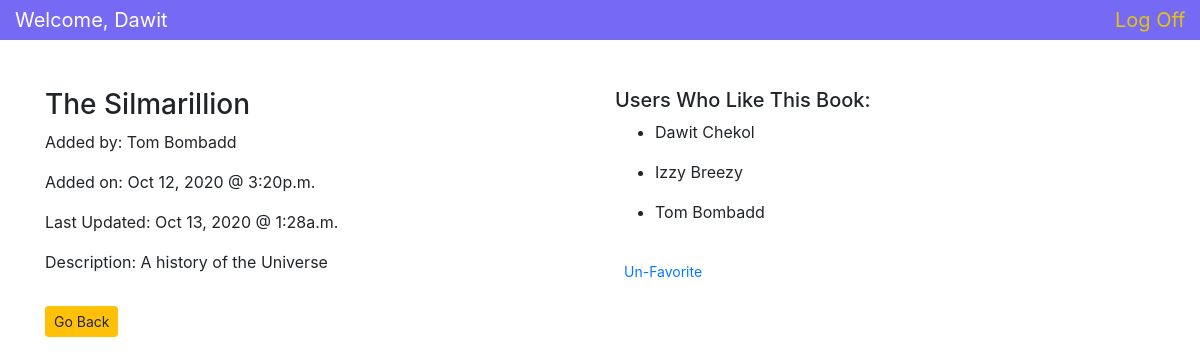
The app's page /books/3 (signed in) with its own data.
### F_B_app/models.py (models this page shows)
class User(models.Model):
    first_name = models.CharField(max_length=50)
    last_name = models.CharField(max_length=50)
    email = models.CharField(max_length=50)
    password = models.TextField()
    created_at = models.DateTimeField(auto_now_add=True)
    updated_at = models.DateTimeField(auto_now=True)
    objects = UserManager()

class Book(models.Model):
    title = models.CharField(max_length=255)
    description = models.TextField()
    uploaded_by = models.ForeignKey(User, related_name='books_uploaded', on_delete=models.CASCADE)
    users_who_like = models.ManyToManyField(User, related_name="liked_books")
    created_at = models.DateTimeField(auto_now_add=True)
    updated_at = models.DateTimeField(auto_now=True)
    objects = BookManager()

### F_B_app/views.py (the view)
# urls.py: path('books/<int:id>', views.show_book),
def show_book(request, id):
    if 'user_id' not in request.session:  # making sure only logged in users are using the app
        messages.error(request, "You need to Login on create an account!")
        return redirect('/')
    Book_with_id = Book.objects.filter(id = id)
    if len(Book_with_id) > 0:
        context = {
            'user' : User.objects.get(id=request.session['user_id']),
            'book': Book.objects.get(id=id)
        }
        return render(request, 'add_fav.html', context)
    else:  # extra validation incase user manipulates the url by changing the id
        messages.error(request, "Book not found")
        return redirect('/books')

### F_B_app/templates/add_fav.html (shortened to what this page needs)
<!DOCTYPE html>
<html lang="en">
<head>
    {% load static %}
    <link rel="stylesheet" type="text/css" href="{% static 'style.css' %}">
    <link rel="stylesheet" href="https://stackpath.bootstrapcdn.com/bootstrap/4.5.2/css/bootstrap.min.css"
>
</head>
<body>
    <div class="container-fluid py-auto navbar-light mb-5" style="background-color: #766af4;">
        <div class="row">
            <div class="nav-item col">
                <h7 class="navbar-brand" id="welcome-color">Welcome, {{user.first_name}}</h7>
            </div>
            <div class=" col-md-2 col-sm-5 col-lg-1">
                <a class="navbar-brand link-color" style="color: #e3c30f;" href="/logout">Log Off</a>
            </div>
        </div>
    </div>
    <div class="container">
        {% if request.session.user_id == book.uploaded_by.id %}
            <div class="row">
                <div class="col">
                    <form action="/books/edit/{{book.id}}" method="POST">
                        {% csrf_token %}
                        <input type="text" name="title" value="{{book.title}}" class="form-control col-7 mb-3" placeholder="Title">
                        <div class="form-group">
                            <p>Added by: {{book.uploaded_by.first_name}} {{book.uploaded_by.last_name}}</p>
                            <p>Added on: {{book.created_at|date:'M j, Y @ fa'}}</p>
                            <p>Last Updated on: {{book.updated_at|date:'M j, Y @ fa'}}</p>
                            Description: <textarea class="form-control col-7 mt-3" name="description" id="description"
                                placeholder="Description">{{book.description}}</textarea>
                            <button type="submit" class="btn btn-primary btn-sm mt-3" id="">Update</button>
                        </div>
                    </form>
                    <form action="/books/delete" method="post">
                        {% csrf_token %}
                        <input type="hidden" name="delete_book" value="{{book.id}}">
                        <button type="submit" class="btn btn-danger btn-sm mt-3 ml-7" id="">Delete</button>
                    </form>
                    <a href="/books"><button class="btn btn-warning btn-sm mt-3" >Go Back</button></a>
                </div>
                <div class="col">
                    <h5>Users Who Like This Book:</h5>
                    {% for user in book.users_who_like.all %}
                        <ul>
                            <li>{{user.first_name}} {{user.last_name}}</li>
                        </ul>
                    {% endfor %}
                    {% if user in book.users_who_like.all %}
                        <form action="/books/un_fav_book/{{book.id}}" method="post">
                            {% csrf_token %}
                            <button type="submit" class="btn btn-link btn-sm mt-3" id="">Un-Favorite</button>
                        </form>
                    {% else %}
                        <form action="/books/add_fav_book/{{book.id}}" method="post">
                            {% csrf_token %}
                            <button type="submit" class="btn btn-link btn-sm mt-3" id=""> Add to Favorite</button>
                        </form>
                    {% endif %}
                </div>
            </div>
        {% else %}
            <div class="row">
                <div class="col">
                    <h3>{{book.title}}</h3>
                    <p>Added by: {{book.uploaded_by.first_name}} {{book.uploaded_by.last_name}}</p>
                    <p>Added on: {{book.created_at|date:'M j, Y @ fa'}}</p>
                    <P>Last Updated: {{book.updated_at|date:'M j, Y @ fa'}}</P>
                    <p>Description: {{book.description}}</p>
                    <a href="/books"><button class="btn btn-warning btn-sm mt-3" >Go Back</button></a>
                </div>
                <div class="col">
                    <h5>Users Who Like This Book:</h5>
                    {% for user in book.users_who_like.all %}
                        <ul>
                            <li>{{user.first_name}} {{user.last_name}}</li>
                        </ul>
                    {% endfor %}
                    {% if user not in book.users_who_like.all %}
                        <form action="/books/add_fav_book/{{book.id}}" method="post">
                            {% csrf_token %}
                            <button type="submit" class="btn btn-link btn-sm mt-3" id=""> Add to Favorite</button>
                        </form>
                    {% else %}
                        <form action="/books/un_fav_book/{{book.id}}" method="post">
                            <button type="submit" class="btn btn-link btn-sm mt-3" id="">Un-Favorite</button>
                        </form>
                    {% endif %}
                </div>
            </div>
        {% endif %}
    </div>
</body>
</html>

### F_B_app/static/style.css (style rules this page uses)
#welcome-color { color:white; }

### records on screen
User: first_name "Dawit", last_name "Chekol"
Book: title "The Silmarillion", uploaded_by.first_name "Tom", uploaded_by.last_name "Bombadd", created_at "Oct 12, 2020 @ 3:20p.m.", updated_at "Oct 13, 2020 @ 1:28a.m.", description "A history of the Universe"
User: first_name "Izzy", last_name "Breezy"
User: first_name "Tom", last_name "Bombadd"
